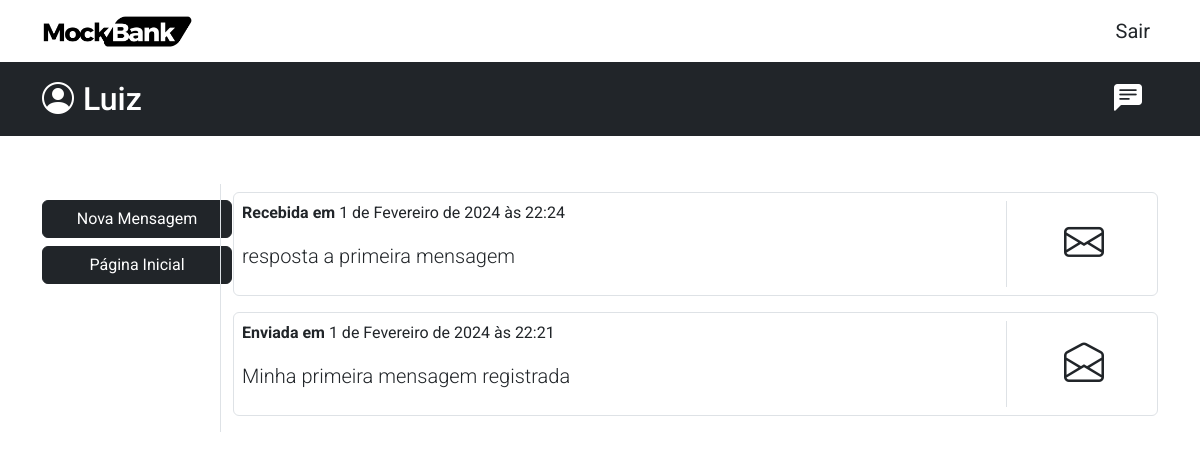
The page /user/messages/ (signed in) on the database as committed earlier.
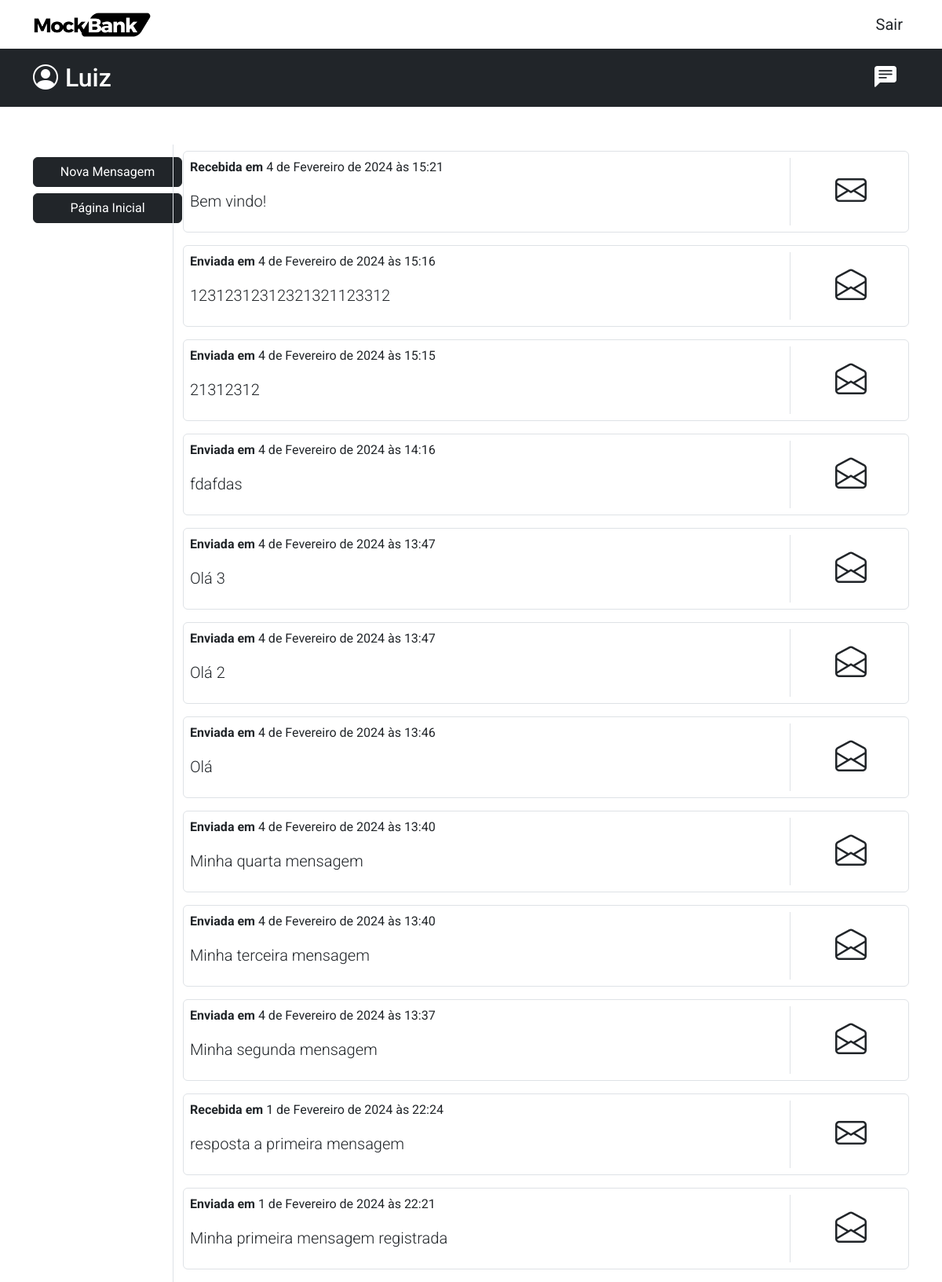
The same page on the database as committed later.
### user/models.py (models this page shows, shortened)
class UserMessages(models.Model):
    message_id = models.UUIDField(primary_key=True, default=uuid.uuid4, editable=False)
    subject = models.CharField(max_length=100)
    message_content = models.TextField()
    created_at = models.DateTimeField(auto_now_add=True, editable=False)
    response_from = models.OneToOneField('self', on_delete=models.CASCADE, null=True)
    message_from = models.ForeignKey(DjangoUser, on_delete=models.CASCADE, related_name='message_from')
    message_to = models.ForeignKey(DjangoUser, on_delete=models.CASCADE, related_name='message_to')
    message_read = models.BooleanField(default=False)
    class Meta:
        ordering = ["-created_at"]

### user/views.py (the view)
# urls.py: path('user/messages/', views.ListMessageUser.as_view(), name='list_messages'),
@method_decorator(login_required(login_url='user:login'), name='dispatch')
class ListMessageUser(ListView):
    model = UserMessages
    template_name = 'list_messages.html'
    context_object_name = 'messages'
    def get_context_data(self, **kwargs: Any) -> dict[str, Any]:
        context = super().get_context_data(**kwargs)
        context['messages'] = UserMessages.objects.filter(Q(message_to = self.request.user) | Q(message_from = self.request.user))
        return context

### user/templates/list_messages.html
{% extends "global/base.html" %}
{% block content %}
<main>
    <div class="container mt-5">
        <div class="row">
            <div class="col-12 col-lg-2 text-end mt-3 mb-3 mb-lg-0">
                <a href={% url "user:create_message" %} class="btn btn-dark" style="width: 190px;">
                    Nova Mensagem
                </a>
                <a href={% url "user:home" %} class="btn btn-dark mt-2" style="width: 190px;">
                    Página Inicial
                </a>
            </div>
            <div class="col-12 col-lg-10 border-start">
                <div class="col-12 mt-2 mb-3">
                    {% if messages %}
                    {% for content in messages %}
                    <a href={% url "user:detail_message" message_id=content.message_id %} class="border rounded d-block p-2 link-underline-opacity-0 link-underline mb-3">
                        <div class="row">
                            <div class="col-10">
                                <p class="text-dark">
                                    {% if content.message_from == user %}
                                    <strong>Enviada em</strong>
                                    {% else %}
                                    <strong>Recebida em</strong>
                                    {% endif %}
                                    {{ content.created_at }}
                                </p>
                                <p class="lead text-dark"> {{ content.subject }} </p>
                            </div>
                            <div class="col-lg-2 border-start  d-flex justify-content-center align-items-center">
                                {% if content.message_read or content.message_from == user %}
                                <i class="bi bi-envelope-open text-dark fs-1"></i>
                                {% else %}
                                <i class="bi bi-envelope text-dark  fs-1"></i>
                                {% endif %}
                            </div>
                        </div>
                    </a>
                    {% endfor %}
                    {% else %}
                    <p class="lead">Você não possui nenhuma mensagem.</p>
                    {% endif %}
                </div>
            </div>
        </div>
    </div>
</main>
{% endblock content %}

### base_templates/global/base.html (shortened to what this page needs)
<!DOCTYPE html>
<html lang="pt-br">
{% include "partials/_head.html" %}
<body class="d-flex flex-column min-vh-100">
    {% include "partials/_navbar.html" %}
    {% include "partials/_user_navbar.html" %}
    {% block content %}
    {% endblock content %}
</body>
</html>

### base_templates/partials/_head.html (shortened to what this page needs)
{% load static %}
<head>
    <link href="https://cdn.jsdelivr.net/npm/bootstrap@5.3.2/dist/css/bootstrap.min.css" rel="stylesheet"
>
    <link rel="stylesheet" href="https://cdn.jsdelivr.net/npm/bootstrap-icons@1.11.3/font/bootstrap-icons.min.css">
    <link rel="stylesheet" href={% static "css/style.css" %}>
</head>

### base_templates/partials/_navbar.html (shortened to what this page needs)
{% load static %}
<nav class="navbar navbar-expand-sm">
    <div class="container">
        <a href={% if user.is_authenticated %}{% url "user:home" %}{% else %}{% url "home:home" %}{% endif %}
            class="navbar-brand d-flex align-items-center">
            <img src={% static "img/mockbank_logo_minimal.png" %} alt="MockBank Logo" width="150px">
        </a>
        <div class="collapse navbar-collapse justify-content-end" id="menuNavbar">
            <div class="navbar-nav float-end">
                {% if user.is_authenticated %}
                <a href={% url "user:logout" %} class="nav-link text-dark fs-5">Sair</a>
                {% endif %}
            </div>
        </div>
    </div>
</nav>

### base_templates/partials/_user_navbar.html
{% if user.is_authenticated %}
<div class="container-fluid bg-dark">
    <div class="container">
        <div class="navbar text-white align-items-center justify-content-between ">
            <div class="col-6 d-flex">
                <a href={% url "user:profile" %} class="navbar-brand">
                    <i class="bi bi-person-circle text-white fs-2"></i>
                    <h2 class="mt-2 text-white d-inline ms-1">{{ user.first_name }}</h2>
                </a>
            </div>
            <div class="col-6 d-flex justify-content-end align-items-center">
                <a href= {% url "user:list_messages" %} class="navbar-brand ms-2">
                    <i class="bi bi-chat-left-text-fill text-white fs-3"></i>
                </a>
            </div>
        </div>
    </div>
</div>
{% endif %}

### base_templates/partials/_scripts.html (shortened to what this page needs)
{% load static %}

### static/css/style.css (style rules this page uses)
body { font-family: 'Roboto', sans-serif !important; }

Rows that differ between the two databases and show on the page:
added UserMessages: shows "Recebida em", created_at "4 de Fevereiro de 2024 às 15:21", subject "Bem vindo!", message_read False (drawn)
added UserMessages: shows "Enviada em", created_at "4 de Fevereiro de 2024 às 15:16", subject "12312312312321321123312", message_read False (drawn)
added UserMessages: shows "Enviada em", created_at "4 de Fevereiro de 2024 às 15:15", subject "21312312", message_read False (drawn)
added UserMessages: shows "Enviada em", created_at "4 de Fevereiro de 2024 às 14:16", subject "fdafdas", message_read False (drawn)
added UserMessages: shows "Enviada em", created_at "4 de Fevereiro de 2024 às 13:47", subject "Olá 3", message_read False (drawn)
added UserMessages: shows "Enviada em", created_at "4 de Fevereiro de 2024 às 13:47", subject "Olá 2", message_read False (drawn)
added UserMessages: shows "Enviada em", created_at "4 de Fevereiro de 2024 às 13:46", subject "Olá", message_read False (drawn)
added UserMessages: shows "Enviada em", created_at "4 de Fevereiro de 2024 às 13:40", subject "Minha quarta mensagem", message_read False (drawn)
added UserMessages: shows "Enviada em", created_at "4 de Fevereiro de 2024 às 13:40", subject "Minha terceira mensagem", message_read False (drawn)
added UserMessages: shows "Enviada em", created_at "4 de Fevereiro de 2024 às 13:37", subject "Minha segunda mensagem", message_read False (drawn)
